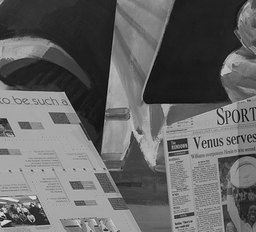
#> input picture A5/release/data/a5p1a.png, 256 x 232 px, shrunk from 420 x 380 before the run
$ python main.py   (older library calls are emulated)
#> lines starting #> are read from the running program, lines starting #| are printed output that depends on the picture
### A5/release/problem1.py
from functools import partial
import numpy as np
from PIL import Image
from scipy import interpolate
from scipy.ndimage import convolve


####################
# Provided functions
####################


conv2d = partial(convolve, mode="mirror")


def gauss2d(fsize, sigma):
    """ Create a 2D Gaussian filter

    Args:
        fsize: (w, h) dimensions of the filter
        sigma: width of the Gaussian filter
    Returns:
        *normalized* Gaussian filter as (h, w) np.array
    """
    m, n = fsize
    x = np.arange(-m / 2 + 0.5, m / 2)
    y = np.arange(-n / 2 + 0.5, n / 2)
    xx, yy = np.meshgrid(x, y, sparse=True)
    g = np.exp(-(xx ** 2 + yy ** 2) / (2 * sigma ** 2))
    return g / np.sum(g)


def downsample(img, fsize=(5, 5), sigma=1.4):
    """
    Downsampling an image by a factor of 2

    Args:
        img: image as (h, w) np.array
        fsize and sigma: parameters for Gaussian smoothing
                         to apply before the subsampling
    Returns:
        downsampled image as (h/2, w/2) np.array
    """
    g_k = gauss2d(fsize, sigma)
    img = conv2d(img, g_k)
    return img[::2, ::2]


def gaussian_pyramid(img, nlevels=3, fsize=(5, 5), sigma=1.4):
    """ Build Gaussian pyramid from image

    Args:
        img: input image for Gaussian pyramid
        nlevel: number of pyramid levels
        fsize: gaussian kernel size
        sigma: sigma of gaussian kernel

    Returns:
        Gaussian pyramid, pyramid levels as (H, W) np.array
        in a list sorted from fine to coarse
    """
    pyramid = [img]
    for i in range(0, nlevels - 1):
        pyramid.append(downsample(pyramid[i], fsize, sigma))

    return pyramid


def resize(arr, shape):
    """ Resize an image to target shape

    Args:
        arr: image as (h, w) np.array
        shape: target size (h', w') as tuple

    Returns:
        resized image as (h', w') np.array
    """
    return np.array(Image.fromarray(arr).resize(shape[::-1]))


######################
# Basic Lucas-Kanade #
######################


def compute_derivatives(im1, im2):
    """Compute dx, dy and dt derivatives

    Args:
        im1: first image as (h, w) np.array
        im2: second image as (h, w) np.array

    Returns:
        Ix, Iy, It: derivatives of im1 w.r.t. x, y and t
                    as (h, w) np.array
    """
    #
    # You code here
    #
    sobel_x = np.array([[-1, 0, 1],[-2, 0, 2],[-1, 0, 1]])# horizont Sobel
    sobel_x = sobel_x / np.sum(abs(sobel_x))
    sobel_y = np.array([[-1, -2, -1],[0, 0, 0],[1, 2, 1]])# vertical Sobel
    sobel_y = sobel_y / np.sum(abs(sobel_y))
    Ix = conv2d(im1, sobel_x)
    Iy = conv2d(im1, sobel_y)
    It = np.array(im2 - im1)

    return np.array(Ix), np.array(Iy), np.array(It)


def compute_motion(Ix, Iy, It, patch_size=40):
    """Computes one iteration of optical flow estimation.

    Args:
        Ix, Iy, It: image derivatives w.r.t. x, y and t each as (h, w) np.array
        patch_size: specifies the side of the square region R in Eq. (1)
    Returns:
        u: optical flow in x direction as (h, w) np.array
        v: optical flow in y direction as (h, w) np.array
    """
    #
    # You code here
    #
    R = np.ones((patch_size, patch_size))
    I_x2 = conv2d(Ix **2 , R)
    I_xy = conv2d(Ix * Iy , R)
    I_y2 = conv2d(Iy **2 , R)
    h=Ix.shape[0]
    w=Ix.shape[1]
    u = np.empty((h, w))
    v = np.empty((h, w))
    I_xt = conv2d(Ix * It, R)
    I_yt = conv2d(Iy * It, R)
    # LK in center of region
    for i in range(h):
        for j in range(w):
            structure_tensor = np.array([[I_x2[i, j], I_xy[i, j]],[I_xy[i, j], I_y2[i, j]]])
            time = -np.array([[I_xt[i, j]], [I_yt[i, j]]])
            flow = np.linalg.inv(structure_tensor) @ time
            u[i, j] = flow[0]
            v[i, j] = flow[1]

    return np.array(u), np.array(v)

def warp(im, u, v):
    """Warping of a given image using provided optical flow.

    Args:
        im: input image as (h, w) np.array
        u, v: optical flow in x and y direction each as (h, w) np.array

    Returns:
        im_warp: warped image as (h, w) np.array
    """
    #
    # You code here
    #
    h = im.shape[0]
    w = im.shape[1]
    h_1, w_1 = np.mgrid[0:h, 0:w].astype(np.float)
    mesh_h_warp = u + h_1    # --> horizontal
    mesh_w_warp = v + w_1    # --> vertical
    values = im.flatten() #(h, w) np.array-->(n, )np.array
    points = np.stack([mesh_h_warp.flatten(),mesh_w_warp.flatten()], axis=-1)
    im_warp = interpolate.griddata(points, values, (h_1, w_1), method='nearest')

    return np.array(im_warp)

def compute_cost(im1, im2):
    """Implementation of the cost minimised by Lucas-Kanade.
    Args:
        im1, im2: Images as (h, w) np.array

    Returns:
        Cost as float scalar
    """
    #
    # You code here
    #
    Cost = (im1 - im2)**2
    return np.sum(Cost)

###############################
# Coarse-to-fine Lucas-Kanade #
###############################

def coarse_to_fine(pyramid1, pyramid2, n_iter=10):
    """Implementation of coarse-to-fine strategy
    for optical flow estimation.

    Args:
        pyramid1, pyramid2: Gaussian pyramids corresponding to
                            im1 and im2, in fine to coarse order
        n_iter: number of refinement iterations

    Returns:
        u: OF in x direction as np.array
        v: OF in y direction as np.array
    """
    #
    # You code here
    #
    u = v = np.zeros(pyramid1[-1].shape)
    for i in reversed(range(len(pyramid1))):
        x = pyramid1[i].shape
        v =u = resize(u, x) * 2
        for j in range(n_iter):
            wrap = warp(pyramid1[i], u, v)
            Ix, Iy, It = compute_derivatives(wrap, pyramid2[i])
            delta_u, delta_v = compute_motion(Ix, Iy, It)
            delta_u = np.nan_to_num(delta_u)
            delta_v = np.nan_to_num(delta_v)
            u = delta_u + u
            v = delta_v + v
    return np.array(u), np.array(v)

### A5/release/utils.py
# MIT License
#
# Copyright (c) 2018 Tom Runia
#
# Permission is hereby granted, free of charge, to any person obtaining a copy
# of this software and associated documentation files (the "Software"), to deal
# in the Software without restriction, including without limitation the rights
# to use, copy, modify, merge, publish, distribute, sublicense, and/or sell
# copies of the Software, and to permit persons to whom the Software is
# furnished to do so, subject to conditions.
#
# Author: Tom Runia
# Date Created: 2018-08-03

from __future__ import absolute_import
from __future__ import division
from __future__ import print_function

import numpy as np


def make_colorwheel():
    '''
    Generates a color wheel for optical flow visualization as presented in:
        Baker et al. "A Database and Evaluation Methodology for Optical Flow" (ICCV, 2007)
        URL: http://vision.middlebury.edu/flow/flowEval-iccv07.pdf

    According to the C++ source code of Daniel Scharstein
    According to the Matlab source code of Deqing Sun
    '''

    RY = 15
    YG = 6
    GC = 4
    CB = 11
    BM = 13
    MR = 6

    ncols = RY + YG + GC + CB + BM + MR
    colorwheel = np.zeros((ncols, 3))
    col = 0

    # RY
    colorwheel[0:RY, 0] = 255
    colorwheel[0:RY, 1] = np.floor(255*np.arange(0,RY)/RY)
    col = col+RY
    # YG
    colorwheel[col:col+YG, 0] = 255 - np.floor(255*np.arange(0,YG)/YG)
    colorwheel[col:col+YG, 1] = 255
    col = col+YG
    # GC
    colorwheel[col:col+GC, 1] = 255
    colorwheel[col:col+GC, 2] = np.floor(255*np.arange(0,GC)/GC)
    col = col+GC
    # CB
    colorwheel[col:col+CB, 1] = 255 - np.floor(255*np.arange(CB)/CB)
    colorwheel[col:col+CB, 2] = 255
    col = col+CB
    # BM
    colorwheel[col:col+BM, 2] = 255
    colorwheel[col:col+BM, 0] = np.floor(255*np.arange(0,BM)/BM)
    col = col+BM
    # MR
    colorwheel[col:col+MR, 2] = 255 - np.floor(255*np.arange(MR)/MR)
    colorwheel[col:col+MR, 0] = 255
    return colorwheel


def flow_compute_color(u, v, convert_to_bgr=False):
    '''
    Applies the flow color wheel to (possibly clipped) flow components u and v.

    According to the C++ source code of Daniel Scharstein
    According to the Matlab source code of Deqing Sun

    :param u: np.ndarray, input horizontal flow
    :param v: np.ndarray, input vertical flow
    :param convert_to_bgr: bool, whether to change ordering and output BGR instead of RGB
    :return:
    '''

    flow_image = np.zeros((u.shape[0], u.shape[1], 3), np.uint8)

    colorwheel = make_colorwheel()  # shape [55x3]
    ncols = colorwheel.shape[0]

    rad = np.sqrt(np.square(u) + np.square(v))
    a = np.arctan2(-v, -u)/np.pi

    fk = (a+1) / 2*(ncols-1)
    k0 = np.floor(fk).astype(np.int32)
    k1 = k0 + 1
    k1[k1 == ncols] = 0
    f = fk - k0

    for i in range(colorwheel.shape[1]):

        tmp = colorwheel[:,i]
        col0 = tmp[k0] / 255.0
        col1 = tmp[k1] / 255.0
        col = (1-f)*col0 + f*col1

        idx = (rad <= 1)
        col[idx]  = 1 - rad[idx] * (1-col[idx])
        col[~idx] = col[~idx] * 0.75   # out of range?

        # Note the 2-i => BGR instead of RGB
        ch_idx = 2-i if convert_to_bgr else i
        flow_image[:,:,ch_idx] = np.floor(255 * col)

    return flow_image


def flow_to_color(flow_uv, clip_flow=None, convert_to_bgr=False):
    '''
    Expects a two dimensional flow image of shape [H,W,2]

    According to the C++ source code of Daniel Scharstein
    According to the Matlab source code of Deqing Sun

    :param flow_uv: np.ndarray of shape [H,W,2]
    :param clip_flow: float, maximum clipping value for flow
    :return:
    '''

    assert flow_uv.ndim == 3, 'input flow must have three dimensions'
    assert flow_uv.shape[2] == 2, 'input flow must have shape [H,W,2]'

    if clip_flow is not None:
        flow_uv = np.clip(flow_uv, -clip_flow, clip_flow)

    u = flow_uv[:,:,0]
    v = flow_uv[:,:,1]

    rad = np.sqrt(np.square(u) + np.square(v))
    rad_max = np.max(rad)

    epsilon = 1e-5
    u = u / (rad_max + epsilon)
    v = v / (rad_max + epsilon)

    return flow_compute_color(u, v, convert_to_bgr)

### A5/release/main.py
import matplotlib.pyplot as plt
import numpy as np
from PIL import Image

from utils import flow_to_color
import problem1 as p1

#
# Problem 1
#

def problem1():
    def show_two(gray_im, flow_im):
        fig = plt.figure(figsize=(14, 6), dpi=80, facecolor='w', edgecolor='k')
        (ax1, ax2) = fig.subplots(1, 2)
        ax1.imshow(gray_im, "gray", interpolation=None)
        ax2.imshow(flow_im)
        plt.show()

    # Loading the image and scaling to [0, 1]
    im1 = np.array(Image.open("data/a5p1a.png")) / 255.0
    im2 = np.array(Image.open("data/a5p1b.png")) / 255.0
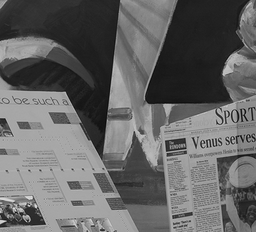
#> input picture A5/release/data/a5p1b.png, 256 x 232 px, shrunk from 420 x 380 before the run
    #
    # Basic implementation
    #
    Ix, Iy, It = p1.compute_derivatives(im1, im2) # gradients
    u, v = p1.compute_motion(Ix, Iy, It) # flow

    # stacking for visualization
    of = np.stack([u, v], axis=-1)
    # convert to RGB using wheel colour coding
    rgb_image = flow_to_color(of, clip_flow=5)
#> in flow_to_color, `rad = np.sqrt(np.square(u) + np.square(v))`:
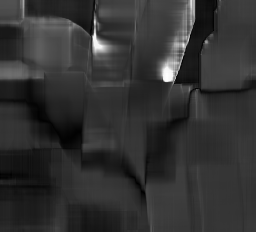
#> rad: shape (232, 256) float64; min 0.00831, max 5.24, mean 1.05; drawn with min black and max white
#> in flow_to_color, `rad_max = np.max(rad)`: rad_max = 5.24
    # display
    show_two(im1, rgb_image)

    # warping 1st image to the second
    im1_warped = p1.warp(im1, u, v)
#> in warp, `mesh_w_warp = v + w_1`:
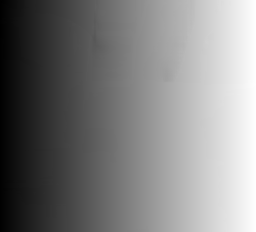
#> mesh_w_warp: shape (232, 256) float64; min -1.41, max 255.5, mean 127.5; drawn with min black and max white
#> in warp, `points = np.stack([mesh_h_warp.flatten(),mesh_w_warp.flatten()], axis=..`: points = 59392 pairs, first value -3.12 to 232.7, second value -1.41 to 255.5
    cost = p1.compute_cost(im1_warped, im2)
#> in compute_cost, `Cost = (im1 - im2)**2`:
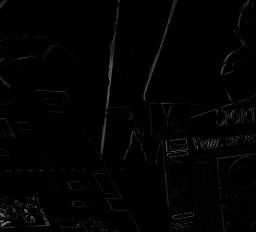
#> Cost: shape (232, 256) float64; min 0, max 0.561, mean 0.0101
#> cost = 599.9
    print(f"Cost (basic): {cost:4.3e}")
#| Cost (basic): 5.999e+02

    #
    # Iterative coarse-to-fine implementation
    #
    n_iter = 4 # number of iterations
    n_levels = 3 # levels in Gaussian pyramid

    pyr1 = p1.gaussian_pyramid(im1, nlevels=n_levels)
#> after the loop in gaussian_pyramid, `for i in range(0, nlevels - 1):`: pyramid = 3 items
#> pyr1 = 3 items
    pyr2 = p1.gaussian_pyramid(im2, nlevels=n_levels)
#> pyr2 = 3 items

    u, v = p1.coarse_to_fine(pyr1, pyr2, n_iter)
#> the loop in coarse_to_fine, `for i in reversed(range(len(pyramid1))):` made 3 passes
#> i on passes 1, 3: 2, 0
#> after the loop in coarse_to_fine, `for i in reversed(range(len(pyramid1))):`:
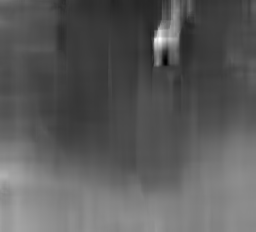
#> u: shape (232, 256) float64; min -50.55, max 68.17, mean -7.9; drawn with min black and max white
#> after the loop in coarse_to_fine, `for i in reversed(range(len(pyramid1))):`:
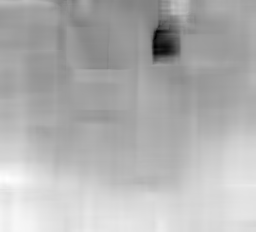
#> v: shape (232, 256) float64; min -98.3, max 28.67, mean -9.7; drawn with min black and max white
#> after the loop in coarse_to_fine, `for i in reversed(range(len(pyramid1))):`:
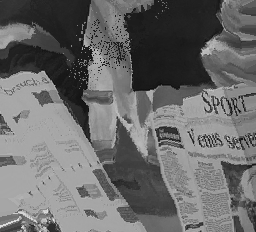
#> wrap: shape (232, 256) float64; min 0.0353, max 0.886, mean 0.418

    # warping 1st image to the second
    im1_warped = p1.warp(im1, u, v)
    cost = p1.compute_cost(im1_warped, im2)
#> cost = 2776.1
    print(f"Cost (coarse-to-fine): {cost:4.3e}")
#| Cost (coarse-to-fine): 2.776e+03

    # stacking for visualization
    of = np.stack([u, v], axis=-1)
    # convert to RGB using wheel colour coding
    rgb_image = flow_to_color(of, clip_flow=5)
    # display
    show_two(im1, rgb_image)


if __name__ == "__main__":
    problem1()
